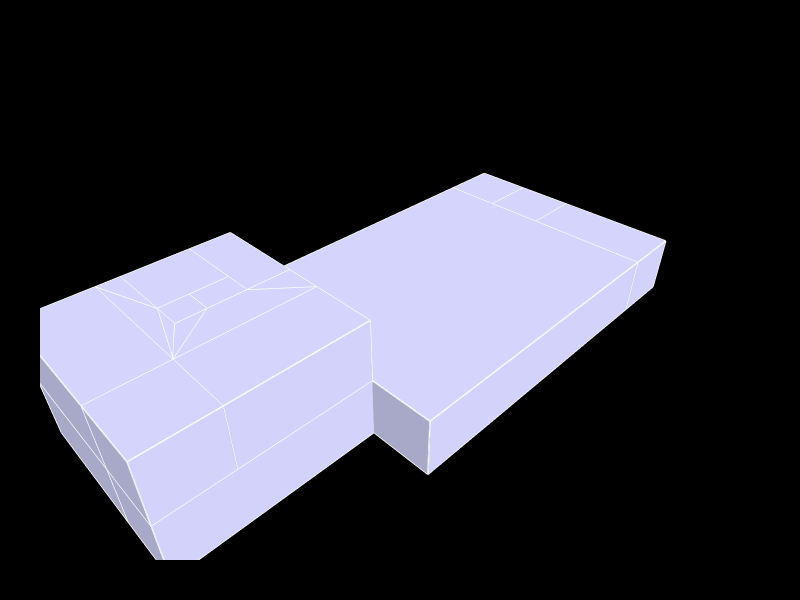

The cell this chart's notebook holds for it:
### Code cell
Topology.Show(objects,
              faceColor=[210,210,250],
              faceOpacity=1,
              edgeColor="white",
              edgeWidth=3,
              showVertices=False,
              backgroundColor="black",
              width=800,
              height=600,
              renderer = renderer)

### Figure 1 — Plotly figure (JSON) as saved in the notebook; plotly's stock layout.template omitted (floating-point values rounded to 4 significant figures; data arrays with more than 128 entries replaced by an {"elided": "..."} marker saying what was removed)
{"data": [{"hoverinfo": "text", "legendgroup": "2", "legendrank": 2, "line": {"color": "white", "dash": "solid", "width": 3}, "marker": {"size": 0}, "mode": "lines", "name": "1: default (Edges)", "showlegend": false, "text": "", "type": "scatter3d", "x": {"elided": "1524 float values"}, "y": {"elided": "1524 float values"}, "z": {"elided": "1524 int values"}}, {"cmax": 1, "cmin": 0, "color": "#D2D2FA", "colorscale": [[0, "#440154"], [0.1111, "#482878"], [0.2222, "#3e4989"], [0.3333, "#31688e"], [0.4444, "#26828e"], [0.5556, "#1f9e89"], [0.6667, "#35b779"], [0.7778, "#6ece58"], [0.8889, "#b5de2b"], [1, "#fde725"]], "flatshading": true, "hoverinfo": "text", "hovertext": "", "i": {"elided": "244 int values"}, "j": {"elided": "244 int values"}, "k": {"elided": "244 int values"}, "legendgroup": "3", "legendrank": 3, "lighting": {"facenormalsepsilon": 0}, "name": "1: default (Faces)", "opacity": 1, "showlegend": false, "showscale": false, "text": "", "type": "mesh3d", "x": [-2.8, 0, 0, -2.8, 0, -2.8, 0, -2.8, -5.2, -2.8, -5.2, -5.2, -2.8, -5.2, -7, -5.2, -5.2, -7, -7, -7, -12.6, -8.4, -8.4, -12.6, -8.4, -12.6, -8.4, -12.6, -8.4, -12.6, -8.4, -12.6, 0, 0, 0, 0, -7, -2.8, -2.8, -7, -2.8, 0, -7, -7, -12.6, -8.4, -8.4, -12.6, 0, 0, -12.6, -7, 21, 25.2, 25.2, 21, 25.2, 21, 25.2, 21, 21, 25.2, 25.2, 21, 25.2, 21, 25.2, 21, 0, 0, 0], "y": [16.8, 16.8, 10.8, 10.8, 10.8, 10.8, 16.8, 16.8, 12.6, 12.6, 10.8, 10.8, 12.6, 12.6, 12.6, 12.6, 10.8, 10.8, 10.8, 12.6, 16.8, 16.8, 8.4, 8.4, 8.4, 8.4, 16.8, 16.8, 4.2, 4.2, 4.2, 4.2, 8.4, 4.2, 4.2, 8.4, 16.8, 16.8, 12.6, 16.8, 10.8, 10.8, 12.6, 10.8, 16.8, 16.8, 8.4, 8.4, 8.4, 4.2, 4.2, 16.8, 8.4, 8.4, 0, 0, 0, 0, 8.4, 8.4, 16.8, 16.8, 12.6, 12.6, 12.6, 12.6, 16.8, 16.8, 0, 0, 16.8], "z": [0, 0, 0, 0, 8, 8, 8, 8, 0, 0, 0, 8, 8, 8, 4, 4, 4, 4, 8, 8, 4, 4, 4, 4, 8, 8, 8, 8, 4, 4, 8, 8, 4, 4, 8, 8, 4, 4, 4, 8, 4, 4, 0, 0, 0, 0, 0, 0, 0, 0, 0, 0, 0, 0, 0, 0, 4, 4, 4, 4, 0, 0, 0, 0, 4, 4, 4, 4, 0, 4, 4]}], "layout": {"autosize": true, "height": 600, "margin": {"b": 40, "l": 40, "r": 40, "t": 40}, "paper_bgcolor": "#000000", "plot_bgcolor": "#000000", "scene": {"aspectmode": "data", "camera": {"center": {"x": 0, "y": 0, "z": 0}, "eye": {"x": -1.25, "y": -1.25, "z": 1.25}, "projection": {"type": "perspective"}, "up": {"x": 0, "y": 0, "z": 1}}, "xaxis": {"visible": false}, "yaxis": {"visible": false}, "zaxis": {"visible": false}}, "showlegend": true, "width": 800, "xaxis": {"showgrid": false, "visible": false, "zeroline": false}, "yaxis": {"showgrid": false, "visible": false, "zeroline": false}}}
